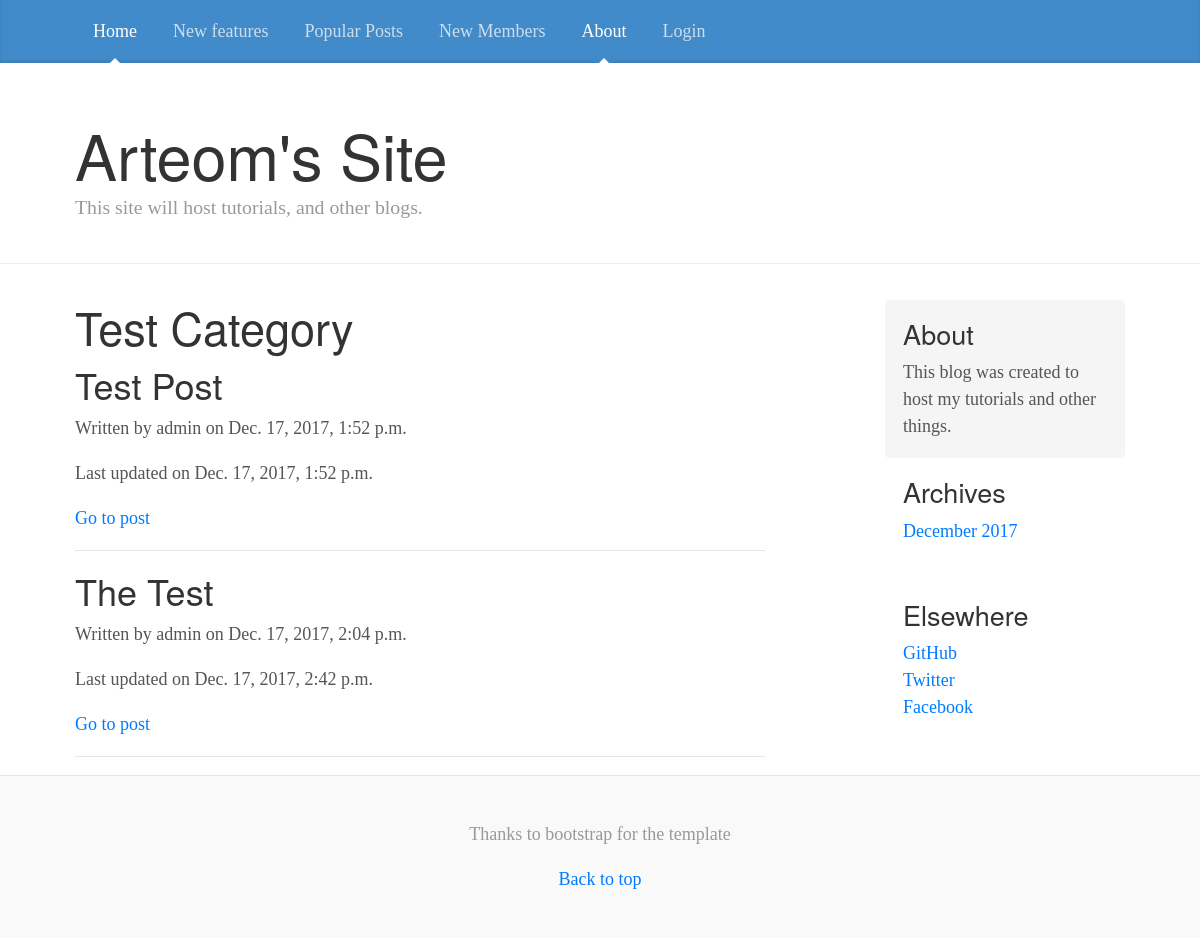
Screenshot of /category/test-category/ with the database file from the repository.
### blog/models.py (models this page shows, shortened)
class Category(models.Model):
    name = models.CharField(max_length=255)
    slug = models.SlugField(max_length=255, unique=True)
    class Meta:
        ordering = ('name',)
        verbose_name = 'category'
        verbose_name_plural = 'categories'

class Post(models.Model):
    STATUS_CHOICES = (
        ('draft', 'Draft'),
        ('published', 'Published'),
    )
    title = models.CharField(max_length=255)
    category = models.ForeignKey(Category)
    slug = models.SlugField(max_length=255, unique=True)
    content = models.TextField()
    seo_title = models.CharField(max_length=255)
    seo_description = models.CharField(max_length=255)
    author = models.ForeignKey(User, related_name='blog_posts')
    published = models.DateTimeField(default=timezone.now)
    created = models.DateTimeField(auto_now_add=True)
    updated = models.DateTimeField(auto_now=True)
    status = models.CharField(max_length=10, choices=STATUS_CHOICES, default='draft')
    def get_absolute_url(self):
        return reverse('blog:post_detail', args=[self.slug])

### blog/views.py (the view)
# urls.py: url(r'^category/(?P<category_slug>[\w-]+)/$', views.list_of_post_by_category, name='list_post_by_category'),
def list_of_post_by_category(request, category_slug):
	categories = Category.objects.all()
	post = Post.objects.filter(status='published')
	if category_slug:
		category = get_object_or_404(Category, slug=category_slug)
		post = post.filter(category=category)
	template = 'blog/categories.html'
	context = {'categories': categories, 'post': post, 'category': category}
	return render(request, 'blog/categories.html', {'categories': categories, 'post': post, 'category': category})

### blog/templates/blog/categories.html (shortened to what this page needs)
{% extends 'blog/header.html' %}
{% block content %}
	<h1>{{ category.name }}</h1>
	{% for posts in post %}
		<h2>{{ posts.title }}</h2>
		<p>Written by {{ posts.author }} on {{ posts.published }}</p>
		<p>Last updated on {{ posts.updated }}</p>
		<p><a href="{{ posts.get_absolute_url }}">Go to post</a></p>
		<hr>
	{% endfor %}
{% endblock %}

### blog/static/custom/blog.css (style rules this page uses)
@media (min-width: 48em) { html { font-size: 18px; } }
body { font-family: Georgia, "Times New Roman", Times, serif; color: #555; }
h1, .h1, h2, .h2, h3, .h3, h4, .h4, h5, .h5, h6, .h6 { font-family: "Helvetica Neue", Helvetica, Arial, sans-serif; font-weight: 400; color: #333; }

### rows the page displays
Category: name "Test Category"
Post: title "Test Post", author "admin", published "Dec. 17, 2017, 1:52 p.m.", updated "Dec. 17, 2017, 1:52 p.m."
Post: title "The Test", author "admin", published "Dec. 17, 2017, 2:04 p.m.", updated "Dec. 17, 2017, 2:42 p.m."
